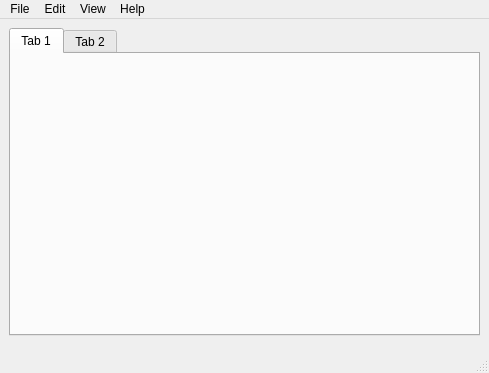
<?xml version="1.0" encoding="UTF-8"?>
<ui version="4.0">
 <class>MainWindow</class>
 <widget class="QMainWindow" name="MainWindow">
  <property name="geometry">
   <rect>
    <x>0</x>
    <y>0</y>
    <width>489</width>
    <height>373</height>
   </rect>
  </property>
  <property name="windowTitle">
   <string>MainWindow</string>
  </property>
  <widget class="QWidget" name="centralwidget">
   <layout class="QVBoxLayout" name="verticalLayout">
    <item>
     <widget class="QTabWidget" name="tabWidget">
      <property name="currentIndex">
       <number>0</number>
      </property>
      <widget class="QWidget" name="tab">
       <attribute name="title">
        <string>Tab 1</string>
       </attribute>
       <layout class="QVBoxLayout" name="verticalLayout_2">
        <item>
         <widget class="QWidget" name="widget_datastream0" native="true"/>
        </item>
       </layout>
      </widget>
      <widget class="QWidget" name="tab_2">
       <attribute name="title">
        <string>Tab 2</string>
       </attribute>
      </widget>
     </widget>
    </item>
    <item>
     <widget class="QWidget" name="widget_streamcontrols" native="true"/>
    </item>
   </layout>
  </widget>
  <widget class="QMenuBar" name="menubar">
   <property name="geometry">
    <rect>
     <x>0</x>
     <y>0</y>
     <width>489</width>
     <height>22</height>
    </rect>
   </property>
   <widget class="QMenu" name="menuFile">
    <property name="title">
     <string>File</string>
    </property>
    <addaction name="actionImport"/>
    <addaction name="actionExport"/>
    <addaction name="actionClose_Recording"/>
    <addaction name="actionNew_Recording"/>
    <addaction name="actionExit"/>
   </widget>
   <widget class="QMenu" name="menuEdit">
    <property name="title">
     <string>Edit</string>
    </property>
    <addaction name="actionSettings"/>
   </widget>
   <widget class="QMenu" name="menuView">
    <property name="title">
     <string>View</string>
    </property>
   </widget>
   <widget class="QMenu" name="menuHelp">
    <property name="title">
     <string>Help</string>
    </property>
    <addaction name="actionInfo"/>
   </widget>
   <addaction name="menuFile"/>
   <addaction name="menuEdit"/>
   <addaction name="menuView"/>
   <addaction name="menuHelp"/>
  </widget>
  <widget class="QStatusBar" name="statusbar"/>
  <action name="actionInfo">
   <property name="text">
    <string>Info</string>
   </property>
  </action>
  <action name="actionSettings">
   <property name="text">
    <string>Settings</string>
   </property>
  </action>
  <action name="actionImport">
   <property name="text">
    <string>Import</string>
   </property>
  </action>
  <action name="actionExport">
   <property name="text">
    <string>Export</string>
   </property>
  </action>
  <action name="actionClose_Recording">
   <property name="text">
    <string>Close Recording</string>
   </property>
  </action>
  <action name="actionNew_Recording">
   <property name="text">
    <string>New Recording</string>
   </property>
  </action>
  <action name="actionExit">
   <property name="text">
    <string>Exit</string>
   </property>
  </action>
 </widget>
 <resources/>
 <connections/>
</ui>
